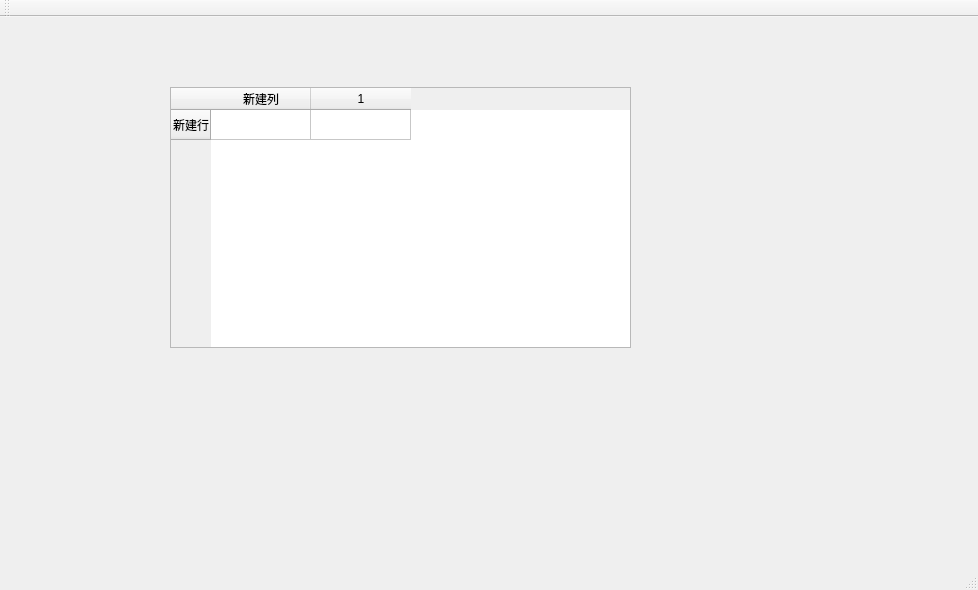
<?xml version="1.0" encoding="UTF-8"?>
<ui version="4.0">
 <class>MainWindow</class>
 <widget class="QMainWindow" name="MainWindow">
  <property name="geometry">
   <rect>
    <x>0</x>
    <y>0</y>
    <width>978</width>
    <height>590</height>
   </rect>
  </property>
  <property name="windowTitle">
   <string>MainWindow</string>
  </property>
  <widget class="QWidget" name="centralWidget">
   <widget class="QTableWidget" name="tableWidget">
    <property name="geometry">
     <rect>
      <x>170</x>
      <y>70</y>
      <width>461</width>
      <height>261</height>
     </rect>
    </property>
    <row>
     <property name="text">
      <string>新建行</string>
     </property>
    </row>
    <column>
     <property name="text">
      <string>新建列</string>
     </property>
    </column>
    <column>
     <property name="text">
      <string>1</string>
     </property>
    </column>
   </widget>
  </widget>
  <widget class="QMenuBar" name="menuBar">
   <property name="geometry">
    <rect>
     <x>0</x>
     <y>0</y>
     <width>978</width>
     <height>26</height>
    </rect>
   </property>
  </widget>
  <widget class="QToolBar" name="mainToolBar">
   <attribute name="toolBarArea">
    <enum>TopToolBarArea</enum>
   </attribute>
   <attribute name="toolBarBreak">
    <bool>false</bool>
   </attribute>
  </widget>
  <widget class="QStatusBar" name="statusBar"/>
 </widget>
 <layoutdefault spacing="6" margin="11"/>
 <resources/>
 <connections/>
</ui>
